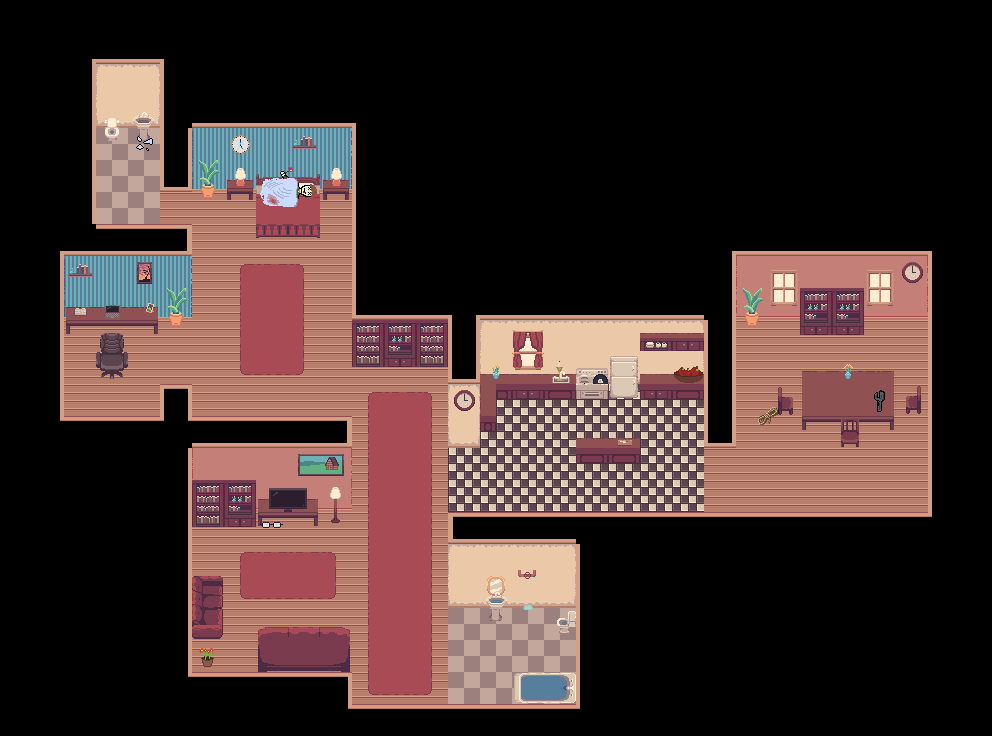

This is a level from a 2D game, rendered from its Tiled map with the project's own tilesets. A one-line summary and the map file follow, with tile-layer data summarised:
An orthogonal 31x23 tile map with 32x32 px tiles, 5 tile layers (Ground, Walls, Objects, Objects 2, ...), 11 tilesets.

<map version="1.10" tiledversion="1.11.2" orientation="orthogonal" renderorder="right-down" width="31" height="23" tilewidth="32" tileheight="32" infinite="0" nextlayerid="6" nextobjectid="1">
 <tileset firstgid="1" source="Interior.tsx" />
 <tileset firstgid="225" source="flower-pot.tsx" />
 <tileset firstgid="226" source="glasses.tsx" />
 <tileset firstgid="227" source="rope.tsx" />
 <tileset firstgid="231" source="broken-mirror.tsx" />
 <tileset firstgid="232" source="pan.tsx" />
 <tileset firstgid="234" source="apple.tsx" />
 <tileset firstgid="238" source="dead-body.tsx" />
 <tileset firstgid="242" source="candlestick.tsx" />
 <tileset firstgid="243" source="wrench.tsx" />
 <tileset firstgid="244" source="clock.tsx" />
 <layer id="1" name="Ground" width="31" height="23">
  <data>[713 cells, 142 non-empty, 5 distinct tile ids]</data>
 </layer>
 <layer id="4" name="Walls" width="31" height="23">
  <data>[713 cells, 256 non-empty, 47 distinct tile ids]</data>
 </layer>
 <layer id="2" name="Objects" width="31" height="23">
  <data>[713 cells, 162 non-empty, 77 distinct tile ids]</data>
 </layer>
 <layer id="3" name="Objects 2" width="31" height="23">
  <data>[713 cells, 52 non-empty, 35 distinct tile ids]</data>
 </layer>
 <layer id="5" name="Objects 3" width="31" height="23">
  <data>[713 cells, 7 non-empty, 7 distinct tile ids]</data>
 </layer>
</map>